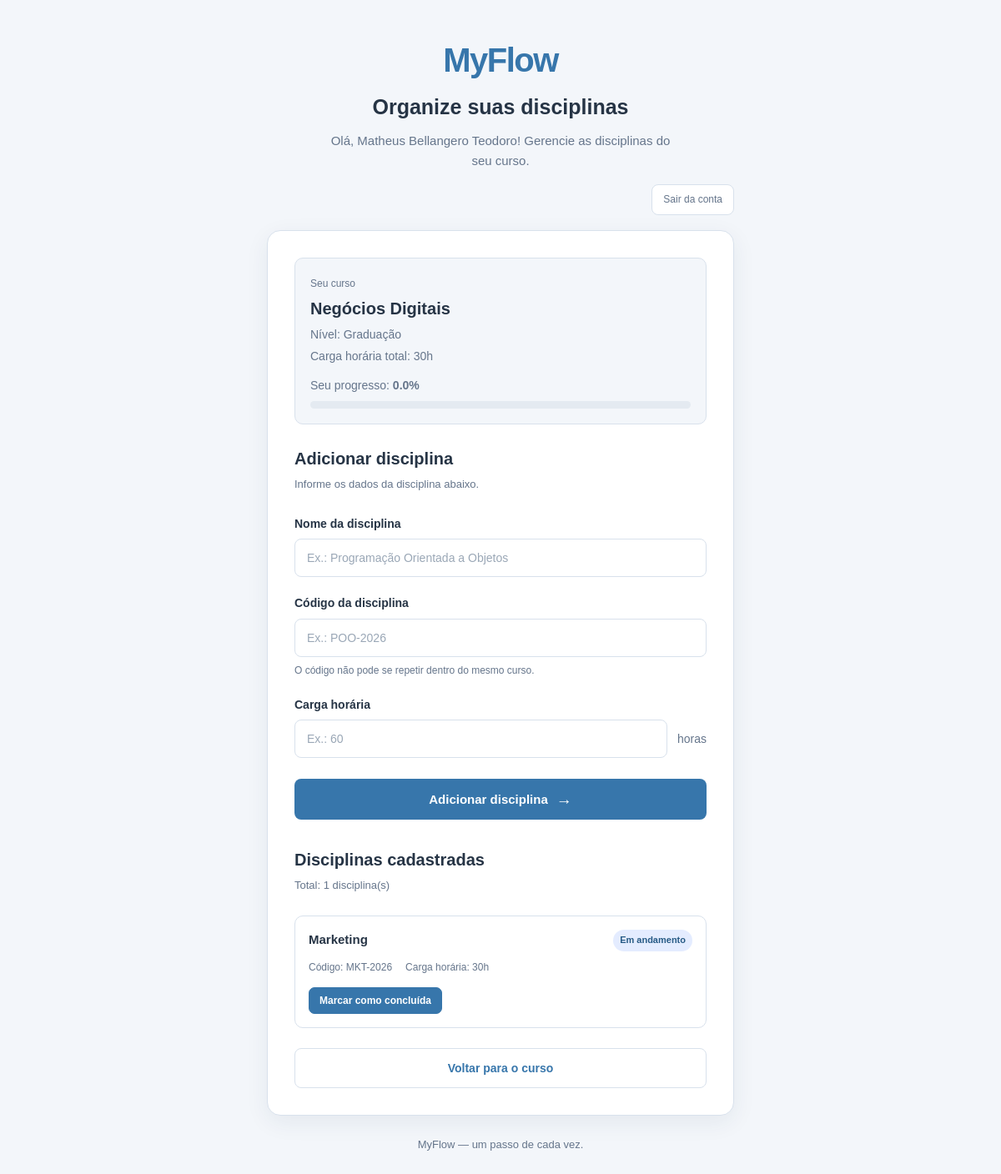
Screenshot of /disciplinas (signed in) with the database file from the repository.
### tables this page shows
CREATE TABLE usuarios (
    id INTEGER PRIMARY KEY AUTOINCREMENT,
    nome TEXT NOT NULL,
    email TEXT NOT NULL COLLATE NOCASE UNIQUE,
    jornada TEXT NOT NULL,
    objetivo TEXT NOT NULL,
    tempo_disponivel INTEGER NOT NULL CHECK (tempo_disponivel > 0),
    curso_id INTEGER,
    senha_hash TEXT,
    is_owner INTEGER NOT NULL DEFAULT 0 CHECK (is_owner IN (0, 1)),
    FOREIGN KEY (curso_id) REFERENCES cursos(id) ON DELETE SET NULL
);

CREATE TABLE cursos (
    id INTEGER PRIMARY KEY AUTOINCREMENT,
    nome TEXT NOT NULL COLLATE NOCASE UNIQUE,
    nivel TEXT NOT NULL
);

CREATE TABLE disciplinas (
    id INTEGER PRIMARY KEY AUTOINCREMENT,
    curso_id INTEGER,
    nome TEXT NOT NULL,
    codigo TEXT NOT NULL COLLATE NOCASE,
    carga_horaria INTEGER NOT NULL CHECK (carga_horaria > 0),
    FOREIGN KEY (curso_id) REFERENCES cursos(id) ON DELETE SET NULL,
    UNIQUE (curso_id, codigo)
);

### backup/app.py (the view, shortened to what this page needs)
@app.route("/disciplinas", methods=["GET", "POST"])
def pagina_disciplinas():
    id_usuario = session.get("usuario_id")
    if id_usuario is None:
        return redirect(url_for("pagina_login"))
    repositorio_usuario = UsuarioRepository()
    usuario = repositorio_usuario.buscar_por_id(id_usuario)
    if usuario is None:
        session.clear()
        return redirect(url_for("pagina_login"))
    if usuario.curso is None:
        return redirect(url_for("pagina_curso"))
    repositorio_curso = CursoRepository()
    curso = repositorio_curso.buscar_por_id(usuario.curso.id)
    if curso is None:
        return redirect(url_for("pagina_curso"))
    repositorio_progresso = ProgressoDisciplinaRepository()
    sucesso = session.pop("mensagem_disciplinas", None)
    status_por_disciplina = repositorio_progresso.listar_status_do_curso(
        usuario.id, curso.id
    )
    itens_disciplinas = [
        {
            "disciplina": disciplina,
            "concluida": status_por_disciplina.get(disciplina.id, False),
        }
        for disciplina in curso.disciplinas
    ]
    progresso_percentual = repositorio_progresso.calcular_progresso(
        usuario.id, curso.id
    )
    return render_template(
        "cadastro_disciplinas.html",
        usuario=usuario,
        curso=curso,
        disciplinas=curso.disciplinas,
        itens_disciplinas=itens_disciplinas,
        progresso_percentual=progresso_percentual,
        sucesso=sucesso,
        erro=None,
        form={},
    )

### backup/database/conexao.py (called while the page is built)
def obter_conexao():
    conexao = sqlite3.connect(CAMINHO_BANCO)
    conexao.row_factory = sqlite3.Row
    conexao.execute("PRAGMA foreign_keys = ON")
    return conexao

### backup/models/cursos.py (called while the page is built)
    @property
    def id(self):
        return self._id

    @id.setter
    def id(self, valor):
        if valor is not None and (
            not isinstance(valor, int) or isinstance(valor, bool) or valor <= 0
        ):
            raise ValueError('id deve ser None ou um inteiro positivo')
        self._id = valor

    @property
    def nome(self):
        return self._nome

    @nome.setter
    def nome(self, valor):
        if not isinstance(valor, str) or not valor.strip():
            raise ValueError('nome não pode ser vazio')
        self._nome = valor.strip()

    @property
    def nivel(self):
        return self._nivel

    @nivel.setter
    def nivel(self, valor):
        if not isinstance(valor, str) or not valor.strip():
            raise ValueError('nivel não pode ser vazio')
        self._nivel = valor.strip()

    @property
    def disciplinas(self):
        return list(self._disciplinas)

    @disciplinas.setter
    def disciplinas(self, valor):
        if not isinstance(valor, list) or not all(
            isinstance(item, Disciplina) for item in valor
        ):
            raise ValueError('disciplinas deve ser uma lista de Disciplina')
        self._disciplinas = list(valor)

    def calcular_carga_horaria_total(self):
        return sum(d.carga_horaria for d in self._disciplinas)

### backup/models/disciplinas.py (called while the page is built)
    @property
    def id(self):
        return self._id

    @id.setter
    def id(self, valor):
        if valor is not None and (
            not isinstance(valor, int) or isinstance(valor, bool) or valor <= 0
        ):
            raise ValueError("id deve ser None ou um inteiro positivo")
        self._id = valor

    @property
    def nome(self):
        return self._nome

    @nome.setter
    def nome(self, valor):
        if not isinstance(valor, str) or not valor.strip():
            raise ValueError("nome não pode ser vazio")
        self._nome = valor.strip()

    @property
    def codigo(self):
        return self._codigo

    @codigo.setter
    def codigo(self, valor):
        if not isinstance(valor, str) or not valor.strip():
            raise ValueError("codigo não pode ser vazio")
        self._codigo = valor.strip()

    @property
    def carga_horaria(self):
        return self._carga_horaria

### backup/models/usuarios.py (called while the page is built)
    @property
    def id(self):
        return self._id

### backup/templates/cadastro_disciplinas.html (shortened to what this page needs)
<!DOCTYPE html>
<html lang="pt-BR">
<head>
    <link
        rel="stylesheet"
        href="{{ url_for('static', filename='styles.css') }}"
    >
</head>
<body>
    <main class="container">
        <header class="cabecalho">
            <div class="logo">MyFlow</div>
            <h1>Organize suas disciplinas</h1>
            <p>Olá, {{ usuario.nome }}! Gerencie as disciplinas do seu curso.</p>
        </header>
        <div class="barra-acoes">
            <form action="{{ url_for('sair') }}" method="POST" class="form-sair">
                <button type="submit" class="botao-sair">Sair da conta</button>
            </form>
        </div>
        <section class="formulario-container">
            <div class="resumo-curso">
                <span>Seu curso</span>
                <h2>{{ curso.nome }}</h2>
                <p>Nível: {{ curso.nivel }}</p>
                <p>
                    Carga horária total:
                    {{ curso.calcular_carga_horaria_total() }}h
                </p>
                <div class="progresso-resumo">
                    <p>
                        Seu progresso:
                        <strong>{{ "%.1f"|format(progresso_percentual) }}%</strong>
                    </p>
                    <div
                        class="progresso-trilho"
                        role="progressbar"
                        aria-label="Progresso individual no curso"
                        aria-valuemin="0"
                        aria-valuemax="100"
                        aria-valuenow="{{ '%.1f'|format(progresso_percentual) }}"
                    >
                    </div>
                </div>
            </div>
            <div class="titulo-formulario">
                <h2>Adicionar disciplina</h2>
                <p>Informe os dados da disciplina abaixo.</p>
            </div>
            <form action="{{ url_for('pagina_disciplinas') }}" method="POST">
                <div class="campo">
                    <label for="nome">Nome da disciplina</label>
                    <input
                        type="text"
                        id="nome"
                        name="nome"
                        value="{{ form.get('nome', '') }}"
                        placeholder="Ex.: Programação Orientada a Objetos"
                        required
                    >
                </div>
                <div class="campo">
                    <label for="codigo">Código da disciplina</label>
                    <input
                        type="text"
                        id="codigo"
                        name="codigo"
                        value="{{ form.get('codigo', '') }}"
                        placeholder="Ex.: POO-2026"
                        required
                    >
                    <small>O código não pode se repetir dentro do mesmo curso.</small>
                </div>
                <div class="campo">
                    <label for="carga_horaria">Carga horária</label>
                    <div class="campo-tempo">
                        <input
                            type="number"
                            id="carga_horaria"
                            name="carga_horaria"
                            value="{{ form.get('carga_horaria', '') }}"
                            min="1"
                            step="1"
                            placeholder="Ex.: 60"
                            required
                        >
                        <span>horas</span>
                    </div>
                </div>
                <button type="submit" class="botao-cadastro">
                    Adicionar disciplina
                    <span aria-hidden="true">&rarr;</span>
                </button>
            </form>
            <div class="secao-disciplinas">
                <div class="titulo-formulario">
                    <h2>Disciplinas cadastradas</h2>
                    <p>Total: {{ disciplinas|length }} disciplina(s)</p>
                </div>
                {% if itens_disciplinas %}
                    <div class="lista-disciplinas">
                        {% for item in itens_disciplinas %}
                            {% set disciplina = item.disciplina %}
                            <article class="disciplina-item">
                                <div class="disciplina-cabecalho">
                                    <h3>{{ disciplina.nome }}</h3>
                                    {% if item.concluida %}
                                        <span class="etiqueta concluida">Concluída por você</span>
                                    {% else %}
                                        <span class="etiqueta andamento">Em andamento</span>
                                    {% endif %}
                                </div>
                                <div class="disciplina-meta">
                                    <span>Código: {{ disciplina.codigo }}</span>
                                    <span>Carga horária: {{ disciplina.carga_horaria }}h</span>
                                </div>
                                <form
                                    action="{{ url_for('pagina_disciplinas') }}"
                                    method="POST"
                                    class="form-progresso"
                                >
                                    {% if item.concluida %}
                                        <input type="hidden" name="acao" value="reabrir">
                                        <button type="submit" class="botao-progresso secundario">
                                            Marcar como em andamento
                                        </button>
                                    {% else %}
                                        <button type="submit" class="botao-progresso">
                                            Marcar como concluída
                                        </button>
                                    {% endif %}
                                </form>
                            </article>
                        {% endfor %}
                    </div>
                {% else %}
                    <p class="lista-vazia">
                        Você ainda não cadastrou disciplinas para este curso.
                    </p>
                {% endif %}
            </div>
            <a href="{{ url_for('pagina_curso') }}" class="botao-secundario">
                Voltar para o curso
            </a>
        </section>
        <footer class="rodape">
            <p>MyFlow — um passo de cada vez.</p>
        </footer>
    </main>
</body>
</html>

### rows the page displays
usuarios: nome "Matheus Bellangero Teodoro"
cursos: nome "Negócios Digitais", nivel "Graduação"
disciplinas: nome "Marketing", codigo "MKT-2026", carga_horaria "30"

### other values shown
{{ curso.calcular_carga_horaria_total() }} "30"
{{ "%.1f"|format(progresso_percentual) }} "0.0"
{{ disciplinas|length }} "1"
